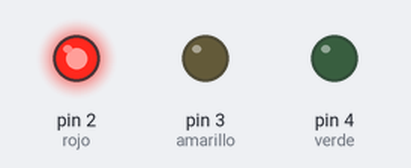
A sketch run on a simulated Arduino Uno, built with avr-gcc and run on an emulated ATmega328P. On the bench: output pins drawn as LEDs (lit = HIGH).

Above: at 2.5 s.
At 7.5 s:
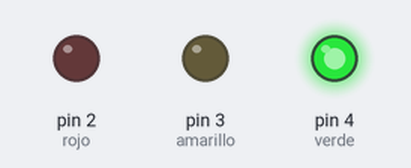
At 12.5 s:
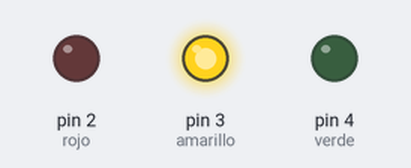
Timing chart, 0 to 19.5 s (numbered marks = the images above):
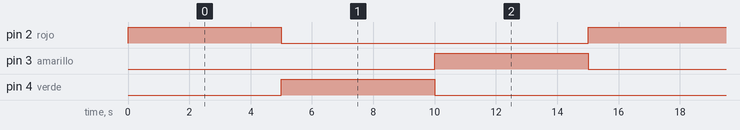

The sketch:

semaforopedro.ino
```cpp
int rojo=2,amarillo=3,verde=4;

void setup() {
  // put your setup code here, to run once:
 pinMode(rojo,OUTPUT);
 pinMode(amarillo,OUTPUT);
 pinMode(verde,OUTPUT);

}

void loop() {
  // put your main code here, to run repeatedly:

      ponerLuz(HIGH,LOW,LOW);
          delay(5000);


      ponerLuz(LOW,LOW,HIGH);
         delay(5000);
      ponerLuz(LOW,HIGH,LOW);

      delay(5000);


}
void ponerLuz(int erojo,int eamarillo,int everde){
 digitalWrite(rojo,erojo);
 digitalWrite(amarillo,eamarillo);
  digitalWrite(verde,everde);
 }
```

Measured:
- by itself, pin 2 (rojo), pin 3 (amarillo), pin 4 (verde): alternates HIGH for 5.0 s and LOW for 10.0 s
- by itself, everything shown: repeats every 15.0 s, in 3 steps
